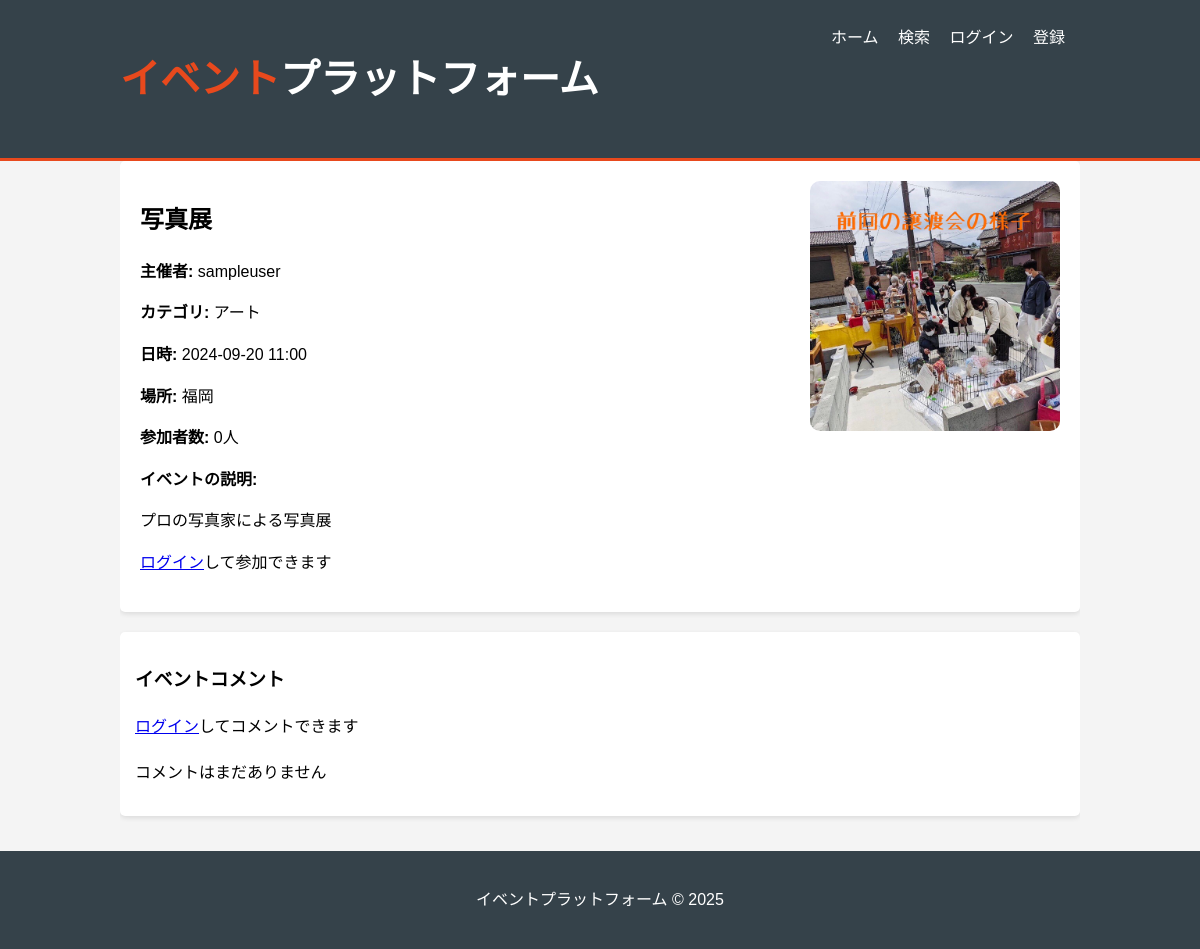
Screenshot of /event/4 with the database file from the repository.
### app.py (models this page shows)
class Event(db.Model):
    id = db.Column(db.Integer, primary_key=True)
    title = db.Column(db.String(100), nullable=False)
    description = db.Column(db.Text, nullable=False)
    location = db.Column(db.String(100), nullable=False)
    date = db.Column(db.DateTime, nullable=False)
    category = db.Column(db.String(50), nullable=False)
    user_id = db.Column(db.Integer, db.ForeignKey('user.id'), nullable=False)
    image_filename = db.Column(db.String(255), nullable=True) # 画像ファイル名を追加
    comments = db.relationship('Comment', backref='event', lazy=True)
    participants = db.relationship('Participant', backref='event', lazy=True)

class User(db.Model):
    id = db.Column(db.Integer, primary_key=True)
    username = db.Column(db.String(50), unique=True, nullable=False)
    password = db.Column(db.String(50), nullable=False)
    events = db.relationship('Event', backref='creator', lazy=True)

### app.py (the view)
@app.route('/event/<int:event_id>')
def event_detail(event_id):
    event = Event.query.get_or_404(event_id)
    comments = Comment.query.filter_by(event_id=event_id).all()
    is_participant = False
    if 'user_id' in session:
        participant = Participant.query.filter_by(event_id=event_id, user_id=session['user_id']).first()
        is_participant = participant is not None
    participants = Participant.query.filter_by(event_id=event_id).all()
    participant_count = len(participants)
    return render_template('event_detail.html',
                          event=event,
                          comments=comments,
                          is_participant=is_participant,
                          participant_count=participant_count)

### templates/event_detail.html
{% extends "layout.html" %}
{% block content %}
    <div class="event-detail-card">
        <div class="event-text">
            <h2>{{ event.title }}</h2>
            <p><strong>主催者:</strong> {{ event.creator.username }}</p>
            <p><strong>カテゴリ:</strong> {{ event.category }}</p>
            <p><strong>日時:</strong> {{ event.date.strftime('%Y-%m-%d %H:%M') }}</p>
            <p><strong>場所:</strong> {{ event.location }}</p>
            <p><strong>参加者数:</strong> {{ participant_count }}人</p>
            <p><strong>イベントの説明:</strong></p>
            <p>{{ event.description }}</p>
            {% if 'user_id' in session %}
                {% if session['user_id'] != event.user_id %}
                    {% if is_participant %}
                        <a href="{{ url_for('leave_event', event_id=event.id) }}" class="btn" style="background:#e74c3c;">退出する</a>
                    {% else %}
                        <a href="{{ url_for('join_event', event_id=event.id) }}" class="btn">参加する</a>
                    {% endif %}
                {% else %}
                    <p>あなたはこのイベントの主催者です。</p>
                {% endif %}
            {% else %}
                <p><a href="{{ url_for('login') }}">ログイン</a>して参加できます</p>
            {% endif %}
        </div>
        {% if event.image_filename %}
        <img src="{{ url_for('uploaded_file', filename=event.image_filename) }}" alt="{{ event.title }}" class="event-image">
        {% endif %}
    </div>
    <div class="card">
        <h3>イベントコメント</h3>
        {% if 'user_id' in session %}
            <form method="POST" action="{{ url_for('add_comment', event_id=event.id) }}">
                <div>
                    <label for="content">コメントを投稿:</label>
                    <textarea name="content" id="content" rows="3" required></textarea>
                </div>
                <button type="submit" class="btn">投稿する</button>
            </form>
        {% else %}
            <p><a href="{{ url_for('login') }}">ログイン</a>してコメントできます</p>
        {% endif %}
        <div style="margin-top: 20px;">
            {% for comment in comments %}
                <div class="comment">
                    <p><strong>{{ comment.user.username }}</strong> が {{ comment.created_at.strftime('%Y-%m-%d %H:%M') }} に言いました:</p>
                    <p>{{ comment.content }}</p>
                </div>
            {% else %}
                <p>コメントはまだありません</p>
            {% endfor %}
        </div>
    </div>
{% endblock %}

### static/style.css (style rules this page uses)
body { font-family: Arial, sans-serif; margin: 20px; background-color: #f4f4f4; }
.card { background-color: #fff; padding: 20px; margin-bottom: 20px; border-radius: 5px; box-shadow: 0 2px 5px rgba(0, 0, 0, 0.1); }
.event-image { width: 250px; height: auto; border-radius: 10px; float: right; margin-left: 20px; }
.event-text { flex-grow: 1; margin-right: 20px; }
.event-detail-card { background-color: #fff; padding: 20px; border-radius: 5px; box-shadow: 0 2px 5px rgba(0, 0, 0, 0.1); margin-bottom: 20px; display: flex; align-items: flex-start; flex-wrap: wrap; }

### templates/layout.html (style rules this page uses)
body { font-family: Arial, sans-serif; margin: 0; padding: 0; background-color: #f4f4f4; line-height: 1.6; }
.card { background: white; padding: 15px; margin: 15px 0; box-shadow: 0 2px 5px rgba(0,0,0,0.1); }

### rows the page displays
Event: title "写真展", category "アート", date "2024-09-20 11:00", location "福岡", description "プロの写真家による写真展", image_filename (picture)
User: creator.username "sampleuser"

### other values shown
{{ participant_count }} "0"
